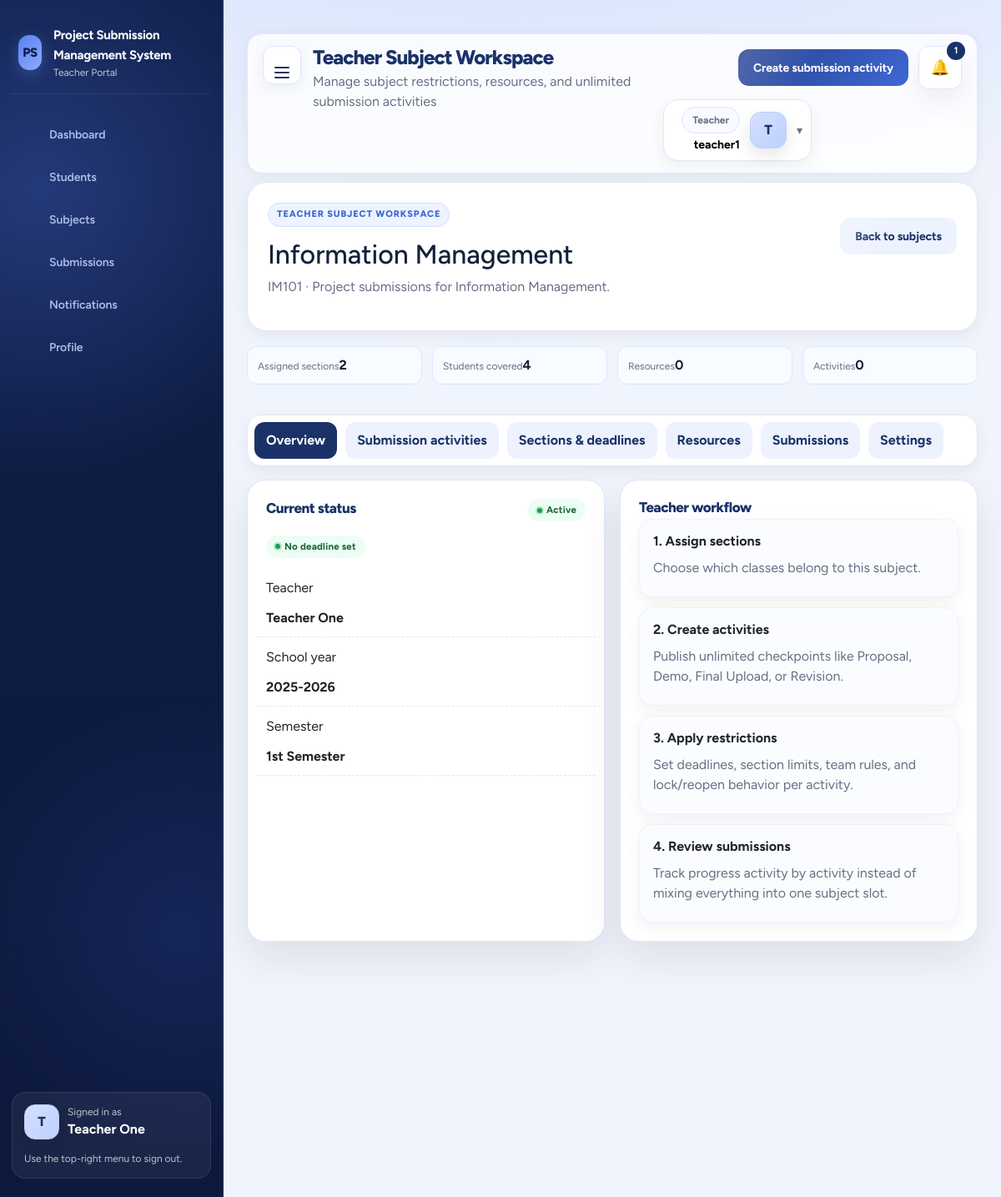
Page /project/teacher/subject_view.php?id=1 (signed in) on the committed database.
### tables this page shows
CREATE TABLE subjects (
    id INT AUTO_INCREMENT PRIMARY KEY,
    subject_code VARCHAR(50) NOT NULL,
    subject_name VARCHAR(150) NOT NULL,
    description TEXT NULL,
    teacher_id INT NOT NULL,
    school_year_id INT NOT NULL,
    semester_id INT NOT NULL,
    status ENUM('active', 'inactive', 'archived') NOT NULL DEFAULT 'active',
    submission_deadline DATETIME NULL,
    deadline_warning_hours INT NOT NULL DEFAULT 72,
    deadline_warning_sent_at DATETIME NULL,
    deadline_locked_notice_sent_at DATETIME NULL,
    allow_late_submissions TINYINT(1) NOT NULL DEFAULT 0,
    late_submission_until DATETIME NULL,
    teacher_submission_locked TINYINT(1) NOT NULL DEFAULT 0,
    teacher_submission_lock_note TEXT NULL,
    created_at TIMESTAMP DEFAULT CURRENT_TIMESTAMP,
    updated_at TIMESTAMP DEFAULT CURRENT_TIMESTAMP ON UPDATE CURRENT_TIMESTAMP,
    CONSTRAINT fk_subjects_teacher FOREIGN KEY (teacher_id) REFERENCES teachers(id) ON DELETE RESTRICT ON UPDATE CASCADE,
    CONSTRAINT fk_subjects_school_year FOREIGN KEY (school_year_id) REFERENCES school_years(id) ON DELETE RESTRICT ON UPDATE CASCADE,
    CONSTRAINT fk_subjects_semester FOREIGN KEY (semester_id) REFERENCES semesters(id) ON DELETE RESTRICT ON UPDATE CASCADE,
    UNIQUE KEY uniq_subject_term_teacher (subject_code, teacher_id, school_year_id, semester_id)
);

CREATE TABLE teachers (
    id INT AUTO_INCREMENT PRIMARY KEY,
    teacher_id VARCHAR(50) NOT NULL UNIQUE,
    full_name VARCHAR(150) NOT NULL,
    email VARCHAR(150) NOT NULL UNIQUE,
    username VARCHAR(100) NOT NULL UNIQUE,
    password_hash VARCHAR(255) NOT NULL,
    avatar_path VARCHAR(255) NULL,
    status ENUM('active', 'inactive', 'archived') NOT NULL DEFAULT 'active',
    submission_deadline DATETIME NULL,
    deadline_warning_hours INT NOT NULL DEFAULT 72,
    deadline_warning_sent_at DATETIME NULL,
    deadline_locked_notice_sent_at DATETIME NULL,
    allow_late_submissions TINYINT(1) NOT NULL DEFAULT 0,
    late_submission_until DATETIME NULL,
    teacher_submission_locked TINYINT(1) NOT NULL DEFAULT 0,
    teacher_submission_lock_note TEXT NULL,
    created_at TIMESTAMP DEFAULT CURRENT_TIMESTAMP,
    updated_at TIMESTAMP DEFAULT CURRENT_TIMESTAMP ON UPDATE CURRENT_TIMESTAMP
);

CREATE TABLE school_years (
    id INT AUTO_INCREMENT PRIMARY KEY,
    label VARCHAR(20) NOT NULL UNIQUE,
    is_active TINYINT(1) NOT NULL DEFAULT 1,
    created_at TIMESTAMP DEFAULT CURRENT_TIMESTAMP,
    updated_at TIMESTAMP DEFAULT CURRENT_TIMESTAMP ON UPDATE CURRENT_TIMESTAMP
);

CREATE TABLE semesters (
    id INT AUTO_INCREMENT PRIMARY KEY,
    school_year_id INT NOT NULL,
    name VARCHAR(50) NOT NULL,
    is_active TINYINT(1) NOT NULL DEFAULT 1,
    created_at TIMESTAMP DEFAULT CURRENT_TIMESTAMP,
    updated_at TIMESTAMP DEFAULT CURRENT_TIMESTAMP ON UPDATE CURRENT_TIMESTAMP,
    CONSTRAINT fk_semesters_school_year FOREIGN KEY (school_year_id) REFERENCES school_years(id) ON DELETE CASCADE ON UPDATE CASCADE,
    UNIQUE KEY uniq_semester (school_year_id, name)
);

### project/teacher/subject_view.php (the view, shortened to what the rows shown need)
<?php
require_once __DIR__ . '/../backend/helpers/query.php';
$subjectId = (int) ($_GET['id'] ?? 0);
$subject = fetch_subject_detail($subjectId);
$subject = fetch_subject_detail($subjectId);
$title = 'Teacher Subject Workspace';
require_once __DIR__ . '/../backend/partials/header.php';
?>
<section class="workspace-shell">
  <div class="workspace-head">
    <div>
      <div class="eyebrow">Teacher subject workspace</div>
      <h2><?= h($subject['subject_name']) ?></h2>
      <p class="muted"><?= h($subject['subject_code']) ?> · <?= h($subject['description'] ?: 'No description yet.') ?></p>
    </div>
  </div>
  <div class="workspace-tabs" data-workspace-tabs>
    <section id="overview-tab" class="workspace-panel is-active">
      <div class="grid cols-2">
        <article class="card">
          <div class="split-header"><h3 class="section-title">Current status</h3><?= status_badge($subject['status']) ?></div>
          <div class="info-list" style="margin-top:12px;">
            <div class="row"><span>Teacher</span><strong><?= h($subject['teacher_name']) ?></strong></div>
            <div class="row"><span>School year</span><strong><?= h($subject['school_year']) ?></strong></div>
            <div class="row"><span>Semester</span><strong><?= h($subject['semester']) ?></strong></div>
          </div>
        </article>
      </div>
    </section>
  </div>
</section>
<?php require_once __DIR__ . '/../backend/partials/footer.php'; ?>

### project/backend/partials/header.php (shortened to what the rows shown need)
<?php
$role = current_role();
$user = current_user();
$currentPath = $_SERVER['PHP_SELF'] ?? '';
$nav = [
    'admin' => [
        'Dashboard' => 'admin/dashboard.php',
        'Sections' => 'admin/sections.php',
        'Academic' => 'admin/academic.php',
        'Students' => 'admin/students.php',
        'Teachers' => 'admin/teachers.php',
        'Subjects' => 'admin/subjects.php',
        'Submissions' => 'admin/submissions.php',
        'Requests' => 'admin/requests.php',
        'Reports' => 'admin/reports.php',
        'Notifications' => 'admin/notifications.php',
        'Bulk Move' => 'admin/bulk_move.php',
        'Audit Logs' => 'admin/audit_logs.php',
        'System Tools' => 'admin/system_tools.php',
        'Settings' => 'admin/settings.php',
    ],
    'teacher' => [
        'Dashboard' => 'teacher/dashboard.php',
        'Students' => 'teacher/students.php',
        'Subjects' => 'teacher/subjects.php',
        'Submissions' => 'teacher/submissions.php',
        'Notifications' => 'teacher/notifications.php',
        'Profile' => 'teacher/profile.php',
    ],
    'student' => [
        'Dashboard' => 'student/dashboard.php',
        'Subjects' => 'student/subjects.php',
        'Submit' => 'student/submit.php',
        'My Submissions' => 'student/my_submissions.php',
        'Notifications' => 'student/notifications.php',
        'Profile' => 'student/profile.php',
    ],
];
$avatarInitial = strtoupper(substr(trim((string) ($user['full_name'] ?? $user['username'] ?? 'U')), 0, 1));
$avatarPath = trim((string) ($user['avatar_path'] ?? ''));
$avatarUrl = $avatarPath !== '' ? url(ltrim($avatarPath, '/')) : '';
$avatarStyle = $avatarUrl !== '' ? ' style="background-image:url(' . h($avatarUrl) . ')"' : '';
$avatarClasses = 'student-avatar';
$avatarSmallClasses = 'student-avatar student-avatar-small';
$unreadCount = 0;
$recentNotifications = [];
if ($role && $user) {
    $unreadCount = count_unread_notifications($role, (int) $user['id']);
    $recentNotifications = fetch_notifications($role, (int) $user['id'], 5);
}
?>
<!doctype html>
<html lang="en">
<head>
  <link href="https://cdn.jsdelivr.net/npm/bootstrap@5.3.3/dist/css/bootstrap.min.css" rel="stylesheet">
  <link href="https://cdn.jsdelivr.net/npm/bootstrap-icons@1.11.3/font/bootstrap-icons.min.css" rel="stylesheet">
  <link rel="stylesheet" href="<?= h(asset_url('app.css')) ?>">
</head>
<body class="role-<?= h($role ?: 'guest') ?>">
<div class="app-shell">
<?php if ($role): ?>
  <aside class="sidebar sidebar-pro <?= $role === 'student' ? 'student-sidebar-shell' : '' ?>" data-sidebar>
    <div class="brand-block student-brand-block">
      <div class="brand-mark">PS</div>
      <div>
        <strong><?= h(APP_NAME) ?></strong>
        <div class="muted small sidebar-muted"><?= h(ucfirst($role)) ?> Portal</div>
      </div>
    </div>
    <nav class="side-nav <?= $role === 'student' ? 'student-side-nav-modern' : '' ?>">
      <?php foreach (($nav[$role] ?? []) as $label => $path): ?>
        <?php $isActive = str_contains($currentPath, basename($path)); ?>
        <a class="<?= $isActive ? 'active' : '' ?>" href="<?= h(url($path)) ?>" data-nav-label="<?= h($label) ?>" <?= $isActive ? 'aria-current="page"' : '' ?>>
          <span class="nav-icon"><?= $navIcons[$label] ?? ($navIcons['Settings'] ?? '') ?></span>
          <span><?= h($label) ?></span>
        </a>
      <?php endforeach; ?>
    </nav>
    <div class="sidebar-footer <?= $role === 'student' ? 'student-sidebar-profile' : '' ?>">
      <div class="student-sidebar-user">
        <div class="<?= h($avatarSmallClasses) ?>" data-student-avatar data-avatar-initial="<?= h($avatarInitial) ?>"<?= $avatarStyle ?>><?= h($avatarInitial) ?></div>
        <div>
          <div class="muted small sidebar-muted">Signed in as</div>
          <strong><?= h($user['full_name'] ?? $user['username'] ?? 'User') ?></strong>
        </div>
      </div>
      <div class="muted small sidebar-muted">Use the top-right menu to sign out.</div>
    </div>
  </aside>
<?php endif; ?>
<main class="main-content <?= $role ? '' : 'no-sidebar' ?>">
  <header class="topbar modern-topbar <?= $role === 'student' ? 'student-topbar-shell' : '' ?>">
    <div class="topbar-heading-wrap">
      <div>
      <h1><?= h($title ?? 'Dashboard') ?></h1>
      </div>
    </div>
    <?php if ($role && $user): ?>
      <div class="topbar-meta modern-meta <?= $role === 'student' ? 'student-topbar-meta' : '' ?>">
        <div class="page-actions" data-page-actions></div>
        <div class="notification-menu">
          <button type="button" class="icon-btn topbar-alert-btn <?= str_contains($currentPath, 'notifications.php') ? 'is-current' : '' ?>" data-toggle-menu data-notification-toggle aria-expanded="false" aria-haspopup="true" aria-controls="topbar-notification-dropdown" aria-label="Toggle notifications<?= $unreadCount > 0 ? ' (' . (int) $unreadCount . ' unread)' : '' ?>" title="Notifications">
            <span class="topbar-alert-icon" aria-hidden="true">🔔</span>
            <?php if ($unreadCount > 0): ?><span class="badge-count"><?= (int) $unreadCount ?></span><?php endif; ?>
          </button>
            <?php if ($recentNotifications): ?>
              <?php foreach ($recentNotifications as $note): ?>
                    <?= status_badge($note['type']) ?>
              <?php endforeach; ?>
            <?php else: ?>
              <div class="notification-empty muted">No notifications yet.</div>
            <?php endif; ?>
        </div>
        <div class="profile-menu dropdown-shell <?= $role === 'student' ? 'student-topbar-usercard' : '' ?>" data-dropdown-shell>
          <button type="button" class="profile-toggle" data-dropdown-toggle aria-expanded="false" aria-label="Open profile menu" title="Profile menu">
            <div class="profile-toggle-copy">
              <div class="pill soft"><?= h(ucfirst($role)) ?></div>
              <strong><?= h($user['username'] ?? $user['full_name'] ?? 'User') ?></strong>
            </div>
            <div class="<?= h($avatarClasses) ?>" data-student-avatar data-avatar-initial="<?= h($avatarInitial) ?>"<?= $avatarStyle ?>><?= h($avatarInitial) ?></div>
            <span class="profile-caret" aria-hidden="true">▾</span>
          </button>
        </div>
      </div>
    <?php endif; ?>
  </header>

### project/backend/helpers/query.php (shortened to what the rows shown need)
<?php
require_once __DIR__ . '/../config/auth.php';
function status_badge(string $status): string {
    return '<span class="status ' . h($status) . '">' . h(ucwords(str_replace('_', ' ', $status))) . '</span>';
}
function fetch_subject_detail(int $subjectId): ?array {
    $stmt = pdo()->prepare('SELECT subj.*, t.full_name AS teacher_name, t.email AS teacher_email, sy.label AS school_year, sem.name AS semester FROM subjects subj JOIN teachers t ON t.id = subj.teacher_id JOIN school_years sy ON sy.id = subj.school_year_id JOIN semesters sem ON sem.id = subj.semester_id WHERE subj.id = ? LIMIT 1');
    $stmt->execute([$subjectId]);
    $subject = $stmt->fetch();
    if ($subject) {
        $subject['deadline_window'] = subject_deadline_window($subject);
        $subject['submission_locked'] = student_subject_locked($subject);
    }
    return $subject ?: null;
}
function student_subject_locked(array $subject): bool {
    $window = $subject['deadline_window'] ?? subject_deadline_window($subject);
    return ($window['state'] ?? 'open') === 'locked';
}

### rows in the picture
subjects: teacher.full_name "T", teacher.full_name "Teacher One", id "1", subject_name "Information Management", subject_code "IM101", description "Project submissions for Information Management.", status "Active", school_year.label "2025-2026", semester.name "1st Semester"

### other values in the picture
APP_NAME "Project Submission Management System"
$role "Teacher"
$label "Dashboard"
$label "Students"
$label "Subjects"
$label "Submissions"
$label "Notifications"
$label "Profile"
$title "Teacher Subject Workspace"
$subtitle "Manage subject restrictions, resources, and unlimited submission activities"
$user['username'] "teacher1"
count($sections) "2"
$totalStudents "4"
count($resources) "0"
count($activities) "0"
